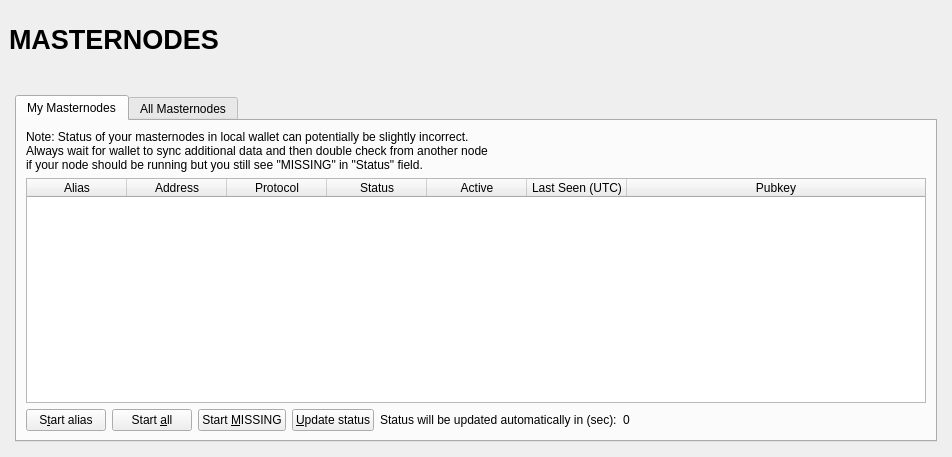
<?xml version="1.0" encoding="UTF-8"?>
<ui version="4.0">
 <class>MasternodeList</class>
 <widget class="QWidget" name="MasternodeList">
  <property name="geometry">
   <rect>
    <x>0</x>
    <y>0</y>
    <width>723</width>
    <height>457</height>
   </rect>
  </property>
  <property name="windowTitle">
   <string>Form</string>
  </property>
  <layout class="QVBoxLayout" name="topLayout" stretch="0">
   <property name="leftMargin">
    <number>9</number>
   </property>
   <property name="topMargin">
    <number>9</number>
   </property>
   <property name="rightMargin">
    <number>9</number>
   </property>
   <property name="bottomMargin">
    <number>9</number>
   </property>
   <item>
    <layout class="QVBoxLayout" name="verticalLayout_Master" stretch="0,1">
     <property name="spacing">
      <number>0</number>
     </property>
     <item>
      <widget class="QFrame" name="frame_Header">
       <layout class="QVBoxLayout" name="verticalLayout_4">
        <property name="leftMargin">
         <number>0</number>
        </property>
        <property name="topMargin">
         <number>0</number>
        </property>
        <property name="rightMargin">
         <number>0</number>
        </property>
        <property name="bottomMargin">
         <number>0</number>
        </property>
        <item>
         <layout class="QHBoxLayout" name="horizontalLayout_Header" stretch="1,0,1">
          <item>
           <widget class="QLabel" name="labelOverviewHeaderLeft">
            <property name="minimumSize">
             <size>
              <width>464</width>
              <height>60</height>
             </size>
            </property>
            <property name="maximumSize">
             <size>
              <width>16777215</width>
              <height>60</height>
             </size>
            </property>
            <property name="font">
             <font>
              <pointsize>20</pointsize>
              <weight>75</weight>
              <bold>true</bold>
             </font>
            </property>
            <property name="text">
             <string>MASTERNODES</string>
            </property>
           </widget>
          </item>
          <item>
           <spacer name="horizontalSpacer">
            <property name="orientation">
             <enum>Qt::Horizontal</enum>
            </property>
            <property name="sizeHint" stdset="0">
             <size>
              <width>40</width>
              <height>20</height>
             </size>
            </property>
           </spacer>
          </item>
          <item>
           <widget class="QLabel" name="labelOverviewHeaderRight">
            <property name="minimumSize">
             <size>
              <width>464</width>
              <height>60</height>
             </size>
            </property>
            <property name="maximumSize">
             <size>
              <width>16777215</width>
              <height>60</height>
             </size>
            </property>
            <property name="font">
             <font>
              <pointsize>14</pointsize>
             </font>
            </property>
            <property name="text">
             <string/>
            </property>
            <property name="alignment">
             <set>Qt::AlignRight|Qt::AlignTrailing|Qt::AlignVCenter</set>
            </property>
           </widget>
          </item>
         </layout>
        </item>
       </layout>
      </widget>
     </item>
     <item>
      <widget class="QFrame" name="frame_BG">
       <layout class="QVBoxLayout" name="verticalLayout_3">
        <property name="leftMargin">
         <number>6</number>
        </property>
        <property name="topMargin">
         <number>6</number>
        </property>
        <property name="rightMargin">
         <number>6</number>
        </property>
        <property name="bottomMargin">
         <number>6</number>
        </property>
        <item>
         <widget class="QFrame" name="frame_Content">
          <layout class="QVBoxLayout" name="verticalLayout">
           <property name="spacing">
            <number>0</number>
           </property>
           <property name="leftMargin">
            <number>0</number>
           </property>
           <property name="topMargin">
            <number>0</number>
           </property>
           <property name="rightMargin">
            <number>0</number>
           </property>
           <property name="bottomMargin">
            <number>0</number>
           </property>
           <item>
            <layout class="QVBoxLayout" name="verticalLayout">
             <property name="bottomMargin">
              <number>0</number>
             </property>
             <item>
              <spacer name="horizontalSpacer0">
               <property name="orientation">
                <enum>Qt::Horizontal</enum>
               </property>
               <property name="sizeHint" stdset="0">
                <size>
                 <width>40</width>
                 <height>20</height>
                </size>
               </property>
              </spacer>
             </item>
             <item>
              <widget class="QTabWidget" name="tabWidget">
               <property name="currentIndex">
                <number>0</number>
               </property>
               <widget class="QWidget" name="tabMyMasternodes">
                <attribute name="title">
                 <string>My Masternodes</string>
                </attribute>
        	<layout class="QGridLayout" name="gridLayout_2">
         	 <item row="0" column="0">
          	  <layout class="QVBoxLayout" name="verticalLayout_2">
                  <property name="bottomMargin">
                   <number>0</number>
                  </property>
                  <item>
                   <layout class="QHBoxLayout" name="horizontalLayout_note">
                    <property name="bottomMargin">
                     <number>0</number>
                    </property>
                    <item>
                     <widget class="QLabel" name="updateNote">
                      <property name="text">
                       <string>Note: Status of your masternodes in local wallet can potentially be slightly incorrect.&lt;br /&gt;Always wait for wallet to sync additional data and then double check from another node&lt;br /&gt;if your node should be running but you still see &quot;MISSING&quot; in &quot;Status&quot; field.</string>
                      </property>
                     </widget>
                    </item>
                   </layout>
                  </item>
                  <item>
                   <widget class="QTableWidget" name="tableWidgetMyMasternodes">
                    <property name="minimumSize">
                     <size>
                      <width>695</width>
                      <height>0</height>
                     </size>
                    </property>
                    <property name="palette">
                     <palette>
                      <active>
                       <colorrole role="Text">
                        <brush brushstyle="SolidPattern">
                         <color alpha="255">
                          <red>51</red>
                          <green>51</green>
                          <blue>51</blue>
                         </color>
                        </brush>
                       </colorrole>
                      </active>
                      <inactive>
                       <colorrole role="Text">
                        <brush brushstyle="SolidPattern">
                         <color alpha="255">
                          <red>51</red>
                          <green>51</green>
                          <blue>51</blue>
                         </color>
                        </brush>
                       </colorrole>
                      </inactive>
                      <disabled>
                       <colorrole role="Text">
                        <brush brushstyle="SolidPattern">
                         <color alpha="255">
                          <red>85</red>
                          <green>85</green>
                          <blue>85</blue>
                         </color>
                        </brush>
                       </colorrole>
                      </disabled>
                     </palette>
                    </property>
                    <property name="editTriggers">
                     <set>QAbstractItemView::NoEditTriggers</set>
                    </property>
                    <property name="alternatingRowColors">
                     <bool>true</bool>
                    </property>
                    <property name="selectionMode">
                     <enum>QAbstractItemView::SingleSelection</enum>
                    </property>
                    <property name="selectionBehavior">
                     <enum>QAbstractItemView::SelectRows</enum>
                    </property>
                    <property name="sortingEnabled">
                     <bool>true</bool>
                    </property>
                    <attribute name="horizontalHeaderStretchLastSection">
                     <bool>true</bool>
                    </attribute>
                    <attribute name="ResizeMode">
                     <enum>QHeaderView::Interactive</enum>
                    </attribute>
                    <column>
                     <property name="text">
                      <string>Alias</string>
                     </property>
                    </column>
                    <column>
                     <property name="text">
                      <string>Address</string>
                     </property>
                    </column>
                    <column>
                     <property name="text">
                      <string>Protocol</string>
                     </property>
                    </column>
                    <column>
                     <property name="text">
                      <string>Status</string>
                     </property>
                    </column>
                    <column>
                     <property name="text">
                      <string>Active</string>
                     </property>
                    </column>
                    <column>
                     <property name="text">
                      <string>Last Seen (UTC)</string>
                     </property>
                    </column>
                    <column>
                     <property name="text">
                      <string>Pubkey</string>
                     </property>
                    </column>
                   </widget>
                  </item>
                  <item>
                   <layout class="QHBoxLayout" name="horizontalLayout_5">
                    <property name="bottomMargin">
                     <number>0</number>
                    </property>
                    <item>
                     <widget class="QPushButton" name="startButton">
                      <property name="text">
                       <string>S&amp;tart alias</string>
                      </property>
                     </widget>
                    </item>
                    <item>
                     <widget class="QPushButton" name="startAllButton">
                      <property name="text">
                       <string>Start &amp;all</string>
                      </property>
                     </widget>
                    </item>
                    <item>
                     <widget class="QPushButton" name="startMissingButton">
                      <property name="text">
                       <string>Start &amp;MISSING</string>
                      </property>
                     </widget>
                    </item>
                    <item>
                     <widget class="QPushButton" name="UpdateButton">
                      <property name="text">
                       <string>&amp;Update status</string>
                      </property>
                     </widget>
                    </item>
                    <item>
                     <widget class="QLabel" name="autoupdate_label">
                      <property name="text">
                       <string>Status will be updated automatically in (sec):</string>
                      </property>
                     </widget>
                    </item>
                    <item>
                     <widget class="QLabel" name="secondsLabel">
                      <property name="text">
                       <string>0</string>
                      </property>
                     </widget>
                    </item>
                    <item>
                     <spacer name="horizontalSpacer_5">
                      <property name="orientation">
                       <enum>Qt::Horizontal</enum>
                      </property>
                      <property name="sizeHint" stdset="0">
                       <size>
                        <width>40</width>
                        <height>20</height>
                       </size>
                      </property>
                     </spacer>
                    </item>
                   </layout>
                  </item>
                 </layout>
                </item>
               </layout>
              </widget>
              <widget class="QWidget" name="tabAllMasternodes">
               <attribute name="title">
                <string>All Masternodes</string>
               </attribute>
               <layout class="QGridLayout" name="gridLayout">
                <item row="1" column="0">
                 <widget class="QTableWidget" name="tableWidgetMasternodes">
                  <property name="palette">
                   <palette>
                    <active>
                     <colorrole role="Text">
                      <brush brushstyle="SolidPattern">
                       <color alpha="255">
                        <red>51</red>
                        <green>51</green>
                        <blue>51</blue>
                       </color>
                      </brush>
                     </colorrole>
                    </active>
                    <inactive>
                     <colorrole role="Text">
                      <brush brushstyle="SolidPattern">
                       <color alpha="255">
                        <red>51</red>
                        <green>51</green>
                        <blue>51</blue>
                       </color>
                      </brush>
                     </colorrole>
                    </inactive>
                    <disabled>
                     <colorrole role="Text">
                      <brush brushstyle="SolidPattern">
                       <color alpha="255">
                        <red>85</red>
                        <green>85</green>
                        <blue>85</blue>
                       </color>
                      </brush>
                     </colorrole>
                    </disabled>
                   </palette>
                  </property>
                  <property name="editTriggers">
                   <set>QAbstractItemView::NoEditTriggers</set>
                  </property>
                  <property name="alternatingRowColors">
                   <bool>true</bool>
                  </property>
                  <property name="selectionBehavior">
                   <enum>QAbstractItemView::SelectRows</enum>
                  </property>
                  <property name="sortingEnabled">
                   <bool>true</bool>
                  </property>
                  <attribute name="horizontalHeaderStretchLastSection">
                   <bool>true</bool>
                  </attribute>
                  <column>
                   <property name="text">
                    <string>Address</string>
                   </property>
                  </column>
                  <column>
                   <property name="text">
                    <string>Protocol</string>
                   </property>
                  </column>
                  <column>
                   <property name="text">
                    <string>Status</string>
                   </property>
                  </column>
                  <column>
                   <property name="text">
                    <string>Active</string>
                   </property>
                  </column>
                  <column>
                   <property name="text">
                    <string>Last Seen (UTC)</string>
                   </property>
                  </column>
                  <column>
                   <property name="text">
                    <string>Pubkey</string>
                   </property>
                  </column>
                 </widget>
                </item>
                <item row="0" column="0">
                 <layout class="QHBoxLayout" name="horizontalLayout_3">
                  <property name="bottomMargin">
                   <number>0</number>
                  </property>
                  <item>
                   <widget class="QLabel" name="label_filter">
                    <property name="text">
                     <string>Filter List:</string>
                    </property>
                   </widget>
                  </item>
                  <item>
                   <widget class="QLineEdit" name="filterLineEdit">
                    <property name="toolTip">
                     <string>Filter masternode list</string>
                    </property>
                   </widget>
                  </item>
                  <item>
                   <spacer name="horizontalSpacer_3">
                    <property name="orientation">
                     <enum>Qt::Horizontal</enum>
                    </property>
                    <property name="sizeHint" stdset="0">
                     <size>
                      <width>10</width>
                      <height>20</height>
                     </size>
                    </property>
                   </spacer>
                  </item>
                  <item>
                   <widget class="QLabel" name="label_count">
                    <property name="text">
                     <string>Node Count:</string>
                    </property>
                   </widget>
                  </item>
                  <item>
                   <widget class="QLabel" name="countLabel">
                    <property name="text">
                      <string>0</string>
                     </property>
                    </widget>
                   </item>
                  </layout>
                 </item>
                </layout>
               </widget>
              </widget>
             </item>
            </layout>
           </item>
          </layout>
         </widget>
        </item>
       </layout>
      </widget>
     </item>
    </layout>
   </item>
  </layout>
 </widget>
 <resources/>
 <connections/>
</ui>
